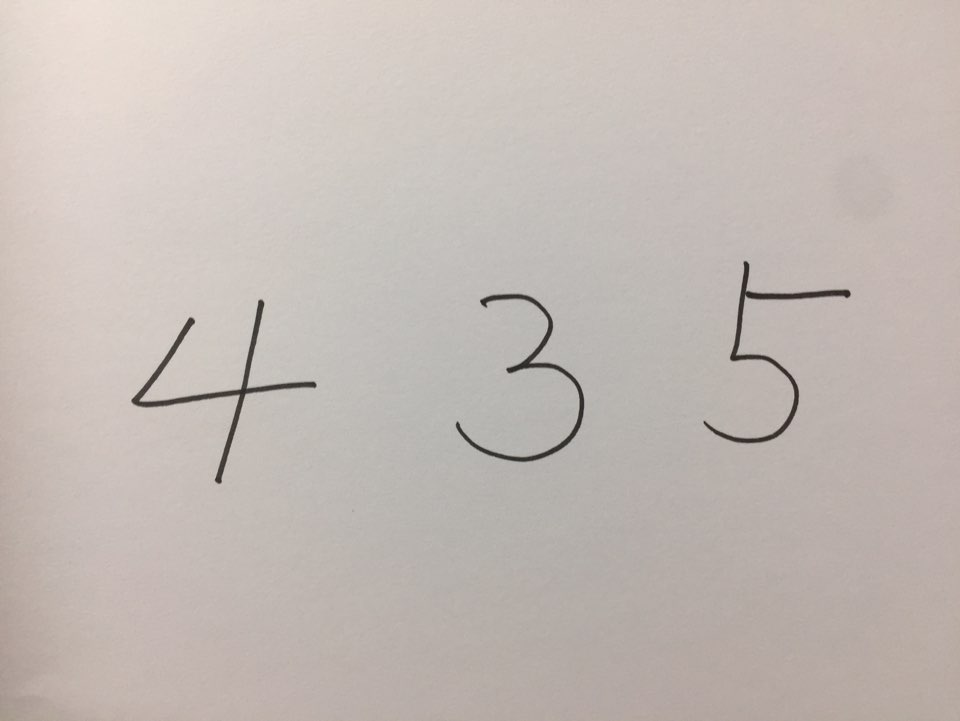
#> input picture Digits Classify/435.jpg, 960 x 721 px, found by its file name
$ jupyter execute --allow-errors classify_handwritten_digits.ipynb   (older library calls are emulated)
#> lines starting #> are read from the running program, lines starting #| are printed output that depends on the picture; after the words box and inside, x2 and y2 are one past the last pixel; in counts of white or black regions, pixels touching at a corner belong together
[cell 1]
# 내 구글 드라이버에 연동
from google.colab import drive
drive.mount('/content/gdrive')

[cell 2]
# 필요한 패키지와 모듈을 불러옴
import cv2
import numpy as np
import matplotlib.pyplot as plt

[cell 3]
# 숫자가 쓰여져 있는 이미지 파일을 읽어 옵니다.
frame = 'gdrive/My Drive/CV/Digits Classify/435.jpg'

img = cv2.imread(frame)
#> img is the input picture: shape (721, 960, 3); mean B, G, R 181.4, 186.4, 195.4
plt.imshow(img);
print("width: {} pixels".format(img.shape[1]))
#| width: 960 pixels
print("height: {} pixels".format(img.shape[0]))
#| height: 721 pixels
print("channels: {}".format(img.shape[2]))
#| channels: 3

[cell 4]
# 이미지를 BGR to HSV(HSV filter 적용)
hsv = cv2.cvtColor(img, cv2.COLOR_BGR2HSV)
#> hsv: shape (721, 960, 3); mean H, S, V 11.5, 18.4, 195.4
hue, saturation, value = cv2.split(hsv)   # 색상(hue), 채도(saturation), 명도(value)
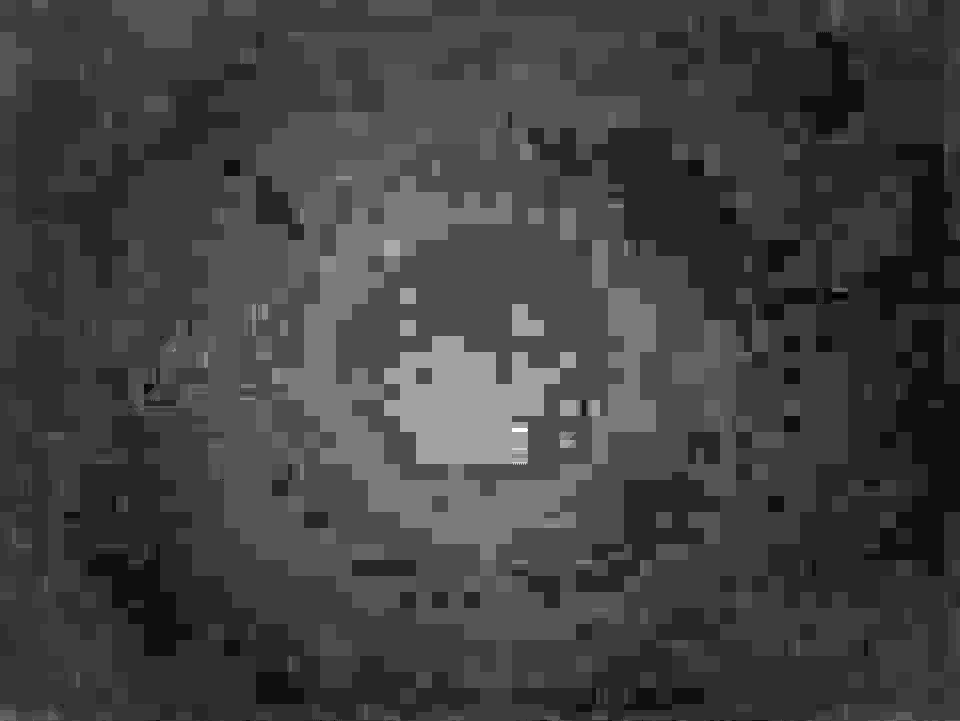
#> hue: shape (721, 960); min 3, max 36, mean 11.5; drawn with min black and max white
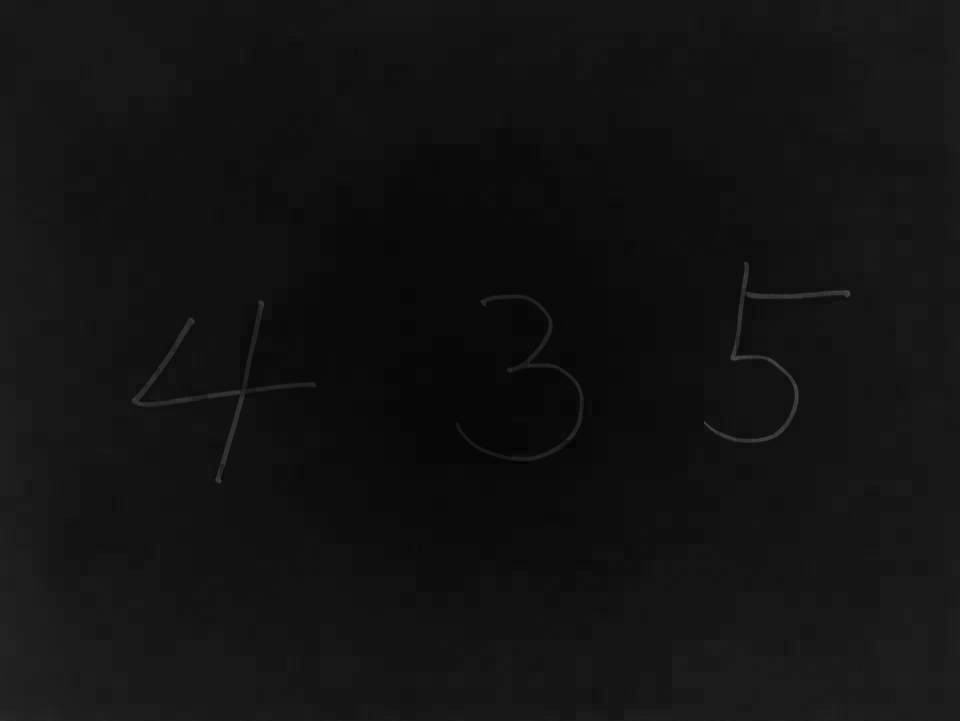
#> saturation: shape (721, 960); min 3, max 90, mean 18.4
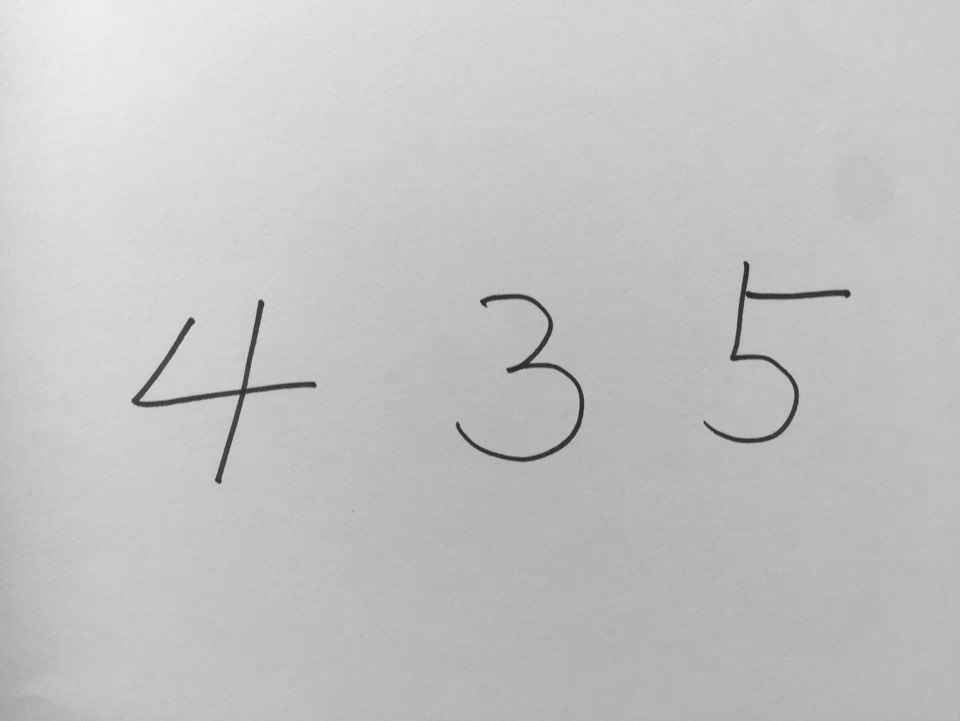
#> value: shape (721, 960); min 33, max 240, mean 195.4
plt.imshow(value)                         # 명도 이미지를 보여준다.

[cell 5]
# morphological operations 을 사용하기 위해 kernel 정의
kernel = cv2.getStructuringElement(cv2.MORPH_RECT, (3, 3))

# topHat operations 을 적용한다.
topHat = cv2.morphologyEx(value, cv2.MORPH_TOPHAT, kernel)
plt.imshow(topHat)

[cell 6]
# blackHat operations 을 적용한다.
blackHat = cv2.morphologyEx(value, cv2.MORPH_BLACKHAT, kernel)
plt.imshow(blackHat)

[cell 7]
# morphological operations 간에 add and subtract
add = cv2.add(value, topHat)
subtract = cv2.subtract(add, blackHat)
plt.imshow(subtract)

[cell 8]
# subtract 이미지에 gaussian blur를 적용한다.
blur = cv2.GaussianBlur(subtract, (5, 5), 0)
plt.imshow(blur)

[cell 9]
# blur 이미지에 threshold를 적용한다.
thresh = cv2.adaptiveThreshold(blur, 255, cv2.ADAPTIVE_THRESH_GAUSSIAN_C, cv2.THRESH_BINARY_INV, 19, 9)
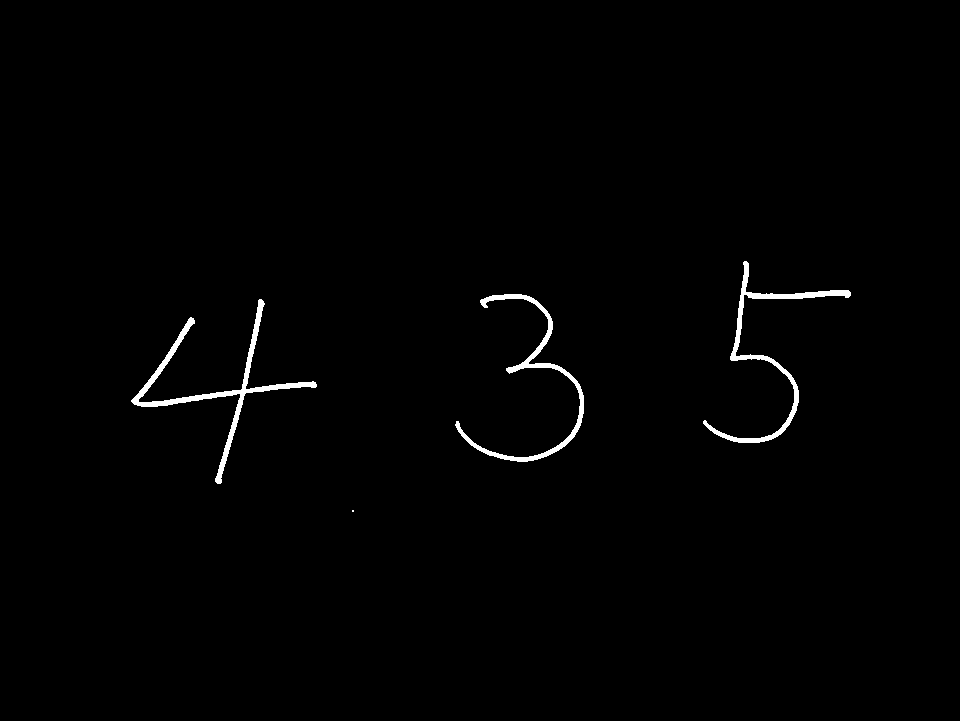
#> thresh: shape (721, 960); 0.93% white; 4 white regions (1 under 20 px)
plt.imshow(thresh)

[cell 10]
# cv2.findCountours 함수가 OpenCV 버전이 업그레이드 됨에 따라 파라메터 개수에 변동이 있었음.
# OpenCV 버전4 이상은 파라메터 개수가 2개, OpenCV 버전4 미만은 파라메터 개수가 3개
cv2MajorVersion = cv2.__version__.split(".")[0]
print('openCV version : ', cv2MajorVersion)
# thresh 이미지에서 contour들을 찾아온다.
if int(cv2MajorVersion) >= 4:
    contours, hierarchy = cv2.findContours(thresh, cv2.RETR_LIST, cv2.CHAIN_APPROX_SIMPLE)
#> contours = 4 contours, 1 with area under 20; largest, box (x1, y1, x2, y2) and area: (131, 299, 317, 484) 2040, (703, 261, 851, 443) 1649, (455, 294, 584, 462) 1544
else:
    imageContours, contours, hierarchy = cv2.findContours(thresh, cv2.RETR_LIST, cv2.CHAIN_APPROX_SIMPLE)

[cell 11]
img_digits = []          # digit 이미지가 저장되는 배열 정의
margin = 10              # digit 이미지 저장 여유 마진

for contour in contours:
  x, y, w, h = cv2.boundingRect(contour)     # contour 주변을 사각형으로 찾아옴
  # 찾아온 이미지가 너무 작다면 무시함
  if w * h < 100: continue
  # Y and X [y-margin:y+h+margin, x-margin:x+w+margin]
  # contour boxing 위치 좌표를 계산하여 thresh 이미지로부터 digit image 를 구해 img_digits 배열에 넣어준다.
  img_digits.append(thresh[y-margin:y+h+margin, x-margin:x+w+margin])
  # 원본 이미지에 contour boxing 영역을 사각형으로 표시해 준다.
  cv2.rectangle(img, (x, y), (x+w, y+h), (0, 255, 0), 2)
  print(x,  x+w, y, y+h)
#> this loop made 4 passes
#> (x, y, w, h) on passes 2 to 4: (131, 299, 186, 185), (455, 294, 129, 168), (703, 261, 148, 182)
#> (contour, x, y, w, h) on pass 1: ([[352, 510], [352, 511], [353, 511], [353, 510]], 352, 510, 2, 2)
#| 131 317 299 484
#| 455 584 294 462
#| 703 851 261 443
#> after the loop, img_digits = 3 items
plt.imshow(img)

[cell 12]
# img_digits 배열에 어떠한 digit image 가 저장되어 있는지 확인해 본다.
for i in range(0, len(img_digits)):
    plt.subplot(1, len(img_digits), i+1)
    plt.imshow(img_digits[i], cmap='Greys', interpolation='nearest')
#> this loop made 3 passes
plt.tight_layout()
plt.show()
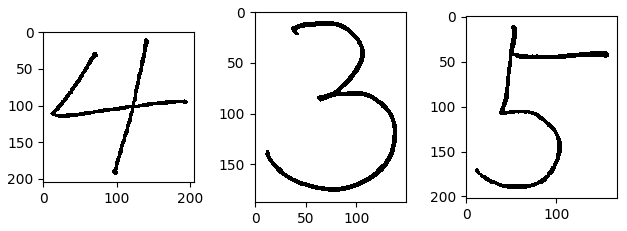
#> figure drawn by matplotlib, 3 panels

[cell 13]
# img_digits 배열의 크기가 서로 다른 이미지들을 모두 28X28 로 재조정해서 Display 합니다.

SZ = 28

for i in range(0, len(img_digits)):
    plt.subplot(1, len(img_digits), i+1)
    plt.imshow(cv2.resize(img_digits[i], (SZ, SZ)), cmap='Greys', interpolation='nearest')
plt.tight_layout()
plt.show()
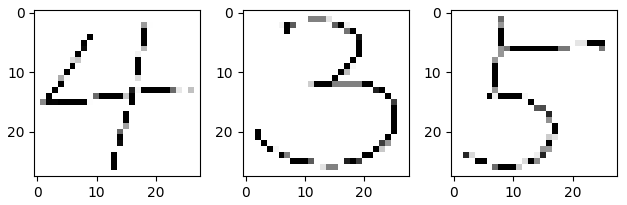
#> figure drawn by matplotlib, 3 panels
